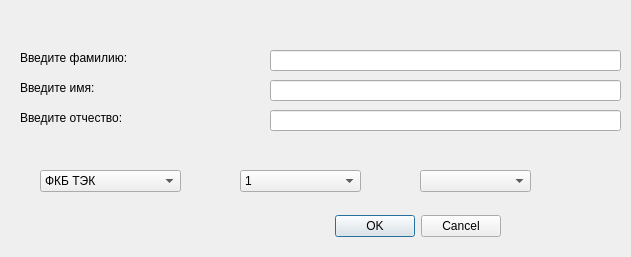
<?xml version="1.0" encoding="UTF-8"?>
<ui version="4.0">
 <class>addingNewStudent</class>
 <widget class="QDialog" name="addingNewStudent">
  <property name="geometry">
   <rect>
    <x>0</x>
    <y>0</y>
    <width>631</width>
    <height>257</height>
   </rect>
  </property>
  <property name="windowTitle">
   <string>Добавление студента</string>
  </property>
  <widget class="QDialogButtonBox" name="buttonBox">
   <property name="geometry">
    <rect>
     <x>160</x>
     <y>210</y>
     <width>341</width>
     <height>32</height>
    </rect>
   </property>
   <property name="orientation">
    <enum>Qt::Horizontal</enum>
   </property>
   <property name="standardButtons">
    <set>QDialogButtonBox::Cancel|QDialogButtonBox::Ok</set>
   </property>
  </widget>
  <widget class="QLineEdit" name="lineEdit">
   <property name="geometry">
    <rect>
     <x>270</x>
     <y>50</y>
     <width>351</width>
     <height>21</height>
    </rect>
   </property>
  </widget>
  <widget class="QLineEdit" name="lineEdit_2">
   <property name="geometry">
    <rect>
     <x>270</x>
     <y>80</y>
     <width>351</width>
     <height>21</height>
    </rect>
   </property>
  </widget>
  <widget class="QLineEdit" name="lineEdit_3">
   <property name="geometry">
    <rect>
     <x>270</x>
     <y>110</y>
     <width>351</width>
     <height>21</height>
    </rect>
   </property>
  </widget>
  <widget class="QComboBox" name="comboBox">
   <property name="geometry">
    <rect>
     <x>40</x>
     <y>170</y>
     <width>141</width>
     <height>22</height>
    </rect>
   </property>
   <item>
    <property name="text">
     <string>ФКБ ТЭК</string>
    </property>
   </item>
   <item>
    <property name="text">
     <string>ФКРНиГМ</string>
    </property>
   </item>
   <item>
    <property name="text">
     <string>ФКПСиЭСТТ</string>
    </property>
   </item>
  </widget>
  <widget class="QComboBox" name="comboBox_2">
   <property name="geometry">
    <rect>
     <x>240</x>
     <y>170</y>
     <width>121</width>
     <height>22</height>
    </rect>
   </property>
   <item>
    <property name="text">
     <string>1</string>
    </property>
   </item>
   <item>
    <property name="text">
     <string>2</string>
    </property>
   </item>
   <item>
    <property name="text">
     <string>3</string>
    </property>
   </item>
   <item>
    <property name="text">
     <string>4</string>
    </property>
   </item>
  </widget>
  <widget class="QComboBox" name="comboBox_3">
   <property name="geometry">
    <rect>
     <x>420</x>
     <y>170</y>
     <width>111</width>
     <height>22</height>
    </rect>
   </property>
  </widget>
  <widget class="QLabel" name="label">
   <property name="geometry">
    <rect>
     <x>20</x>
     <y>80</y>
     <width>241</width>
     <height>16</height>
    </rect>
   </property>
   <property name="text">
    <string>Введите имя:</string>
   </property>
  </widget>
  <widget class="QLabel" name="label_2">
   <property name="geometry">
    <rect>
     <x>20</x>
     <y>50</y>
     <width>231</width>
     <height>16</height>
    </rect>
   </property>
   <property name="text">
    <string>Введите фамилию:</string>
   </property>
  </widget>
  <widget class="QLabel" name="label_3">
   <property name="geometry">
    <rect>
     <x>20</x>
     <y>110</y>
     <width>241</width>
     <height>16</height>
    </rect>
   </property>
   <property name="text">
    <string>Введите отчество:</string>
   </property>
  </widget>
 </widget>
 <resources/>
 <connections>
  <connection>
   <sender>buttonBox</sender>
   <signal>accepted()</signal>
   <receiver>addingNewStudent</receiver>
   <slot>accept()</slot>
   <hints>
    <hint type="sourcelabel">
     <x>248</x>
     <y>254</y>
    </hint>
    <hint type="destinationlabel">
     <x>157</x>
     <y>274</y>
    </hint>
   </hints>
  </connection>
  <connection>
   <sender>buttonBox</sender>
   <signal>rejected()</signal>
   <receiver>addingNewStudent</receiver>
   <slot>reject()</slot>
   <hints>
    <hint type="sourcelabel">
     <x>316</x>
     <y>260</y>
    </hint>
    <hint type="destinationlabel">
     <x>286</x>
     <y>274</y>
    </hint>
   </hints>
  </connection>
 </connections>
</ui>
